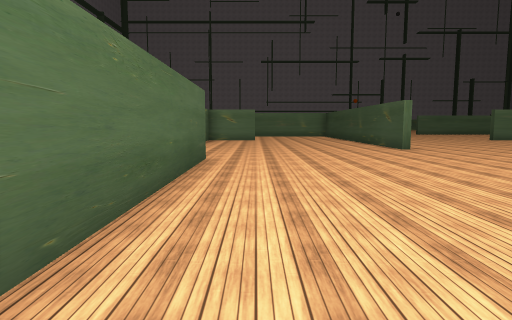
[1] (above)

24 first-person views from a walk through a 3-D level made in the Unity game engine. The camera is 1.5 m above the floor, tilts 6° down and sees 75° across. The floor is counted in squares, 2 m on a side. Each view is taken from the middle of a square. On the plan, view 1 faces up. The plan holds only what a view shows up to about 11 squares ahead; the rest is blank. The place goes on beyond the plan. The player is left out. Some surface patterns are stand-ins.

[2]
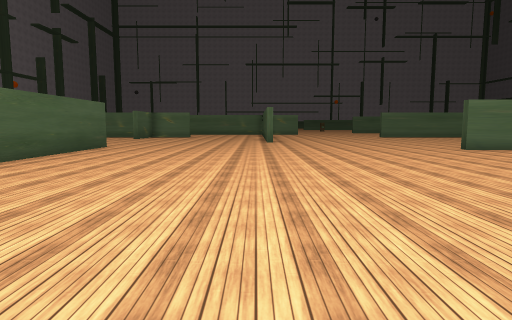

[3]
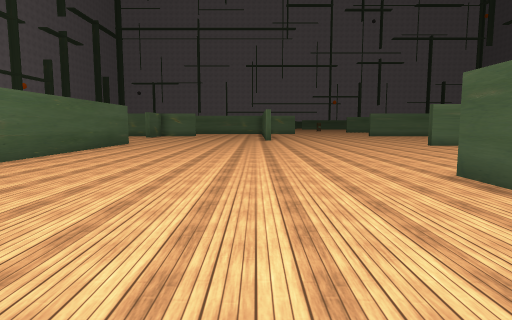

[4]
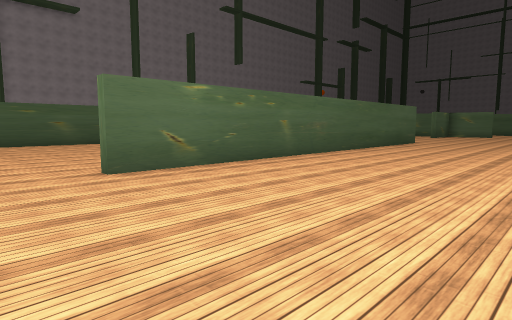

[5]
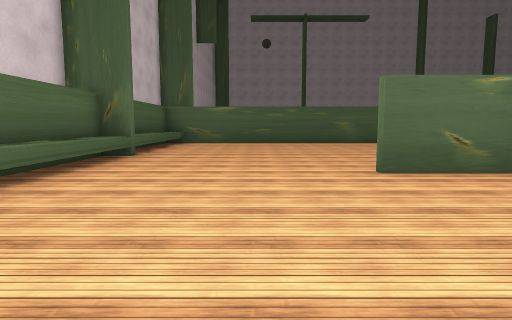

[6]
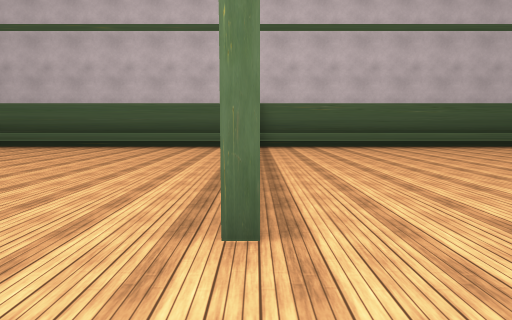

[7]
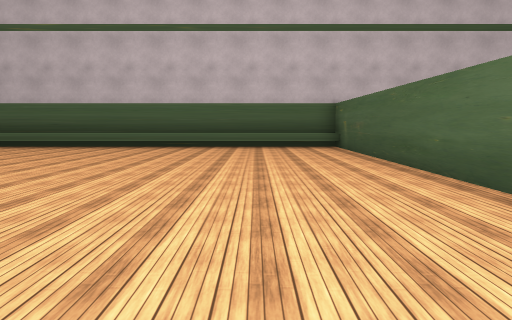

[8]
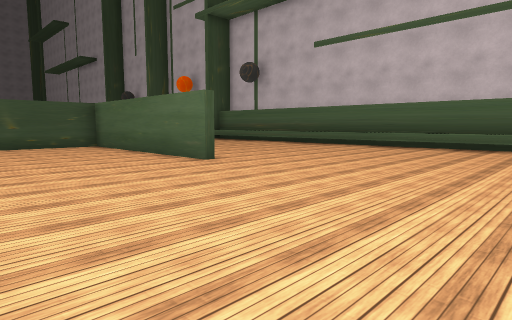

[9]
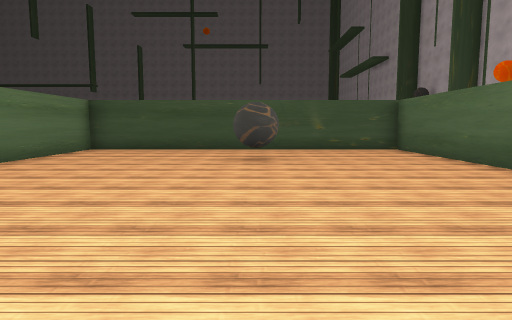

[10]
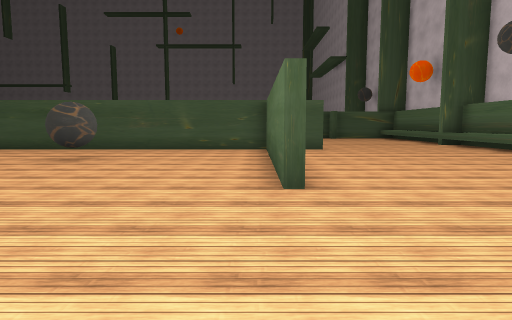

[11]
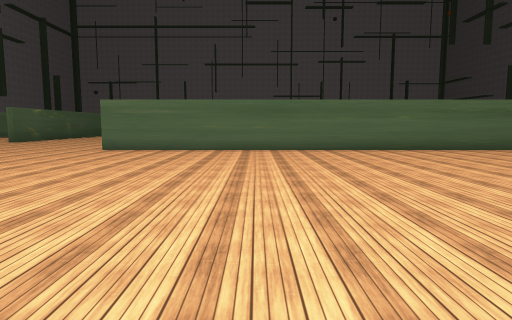

[12]
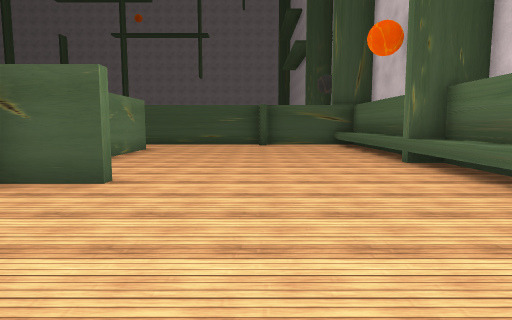

[13]
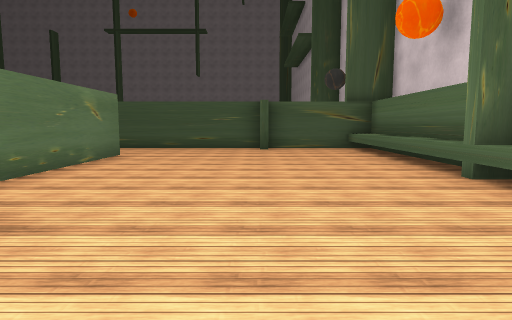

[14]
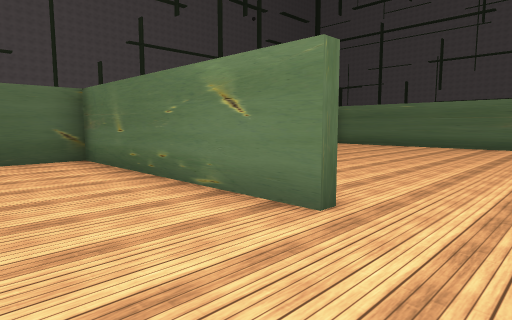

[15]
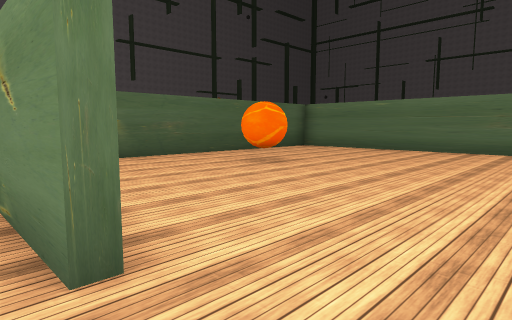

[16]
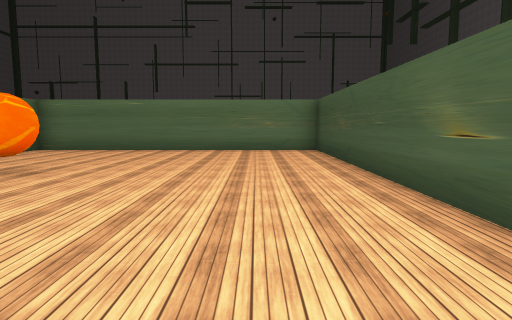

[17]
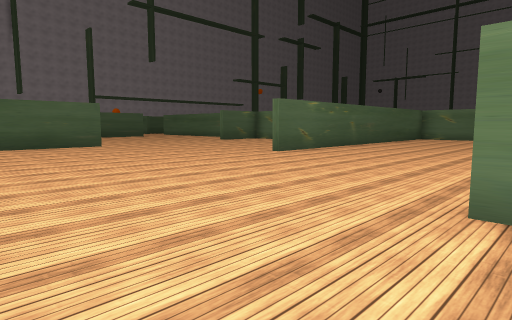

[18]
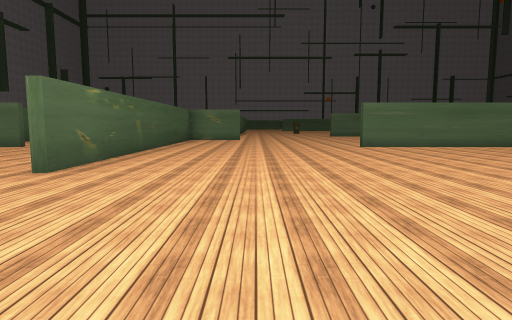

[19]
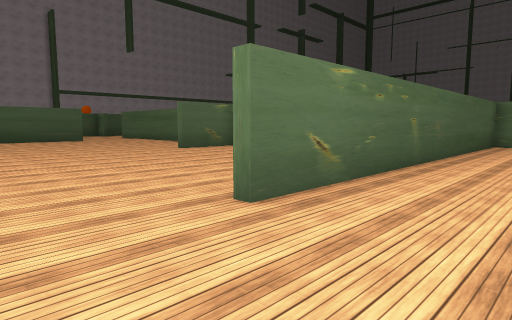

[20]
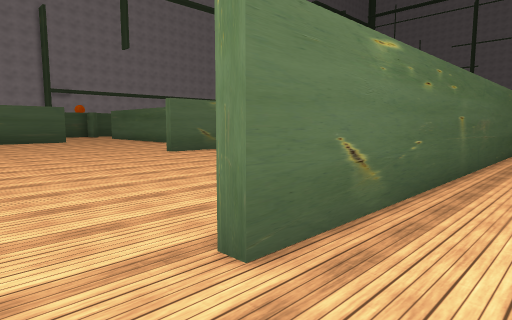

[21]
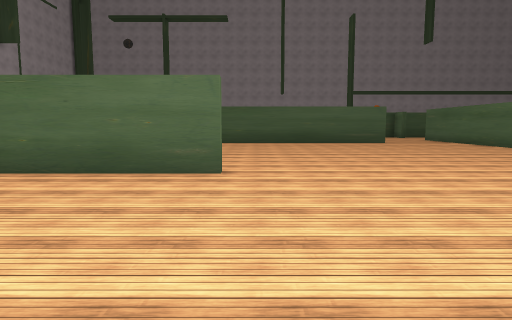

[22]
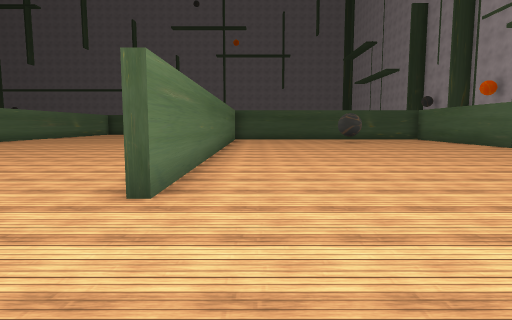

[23]
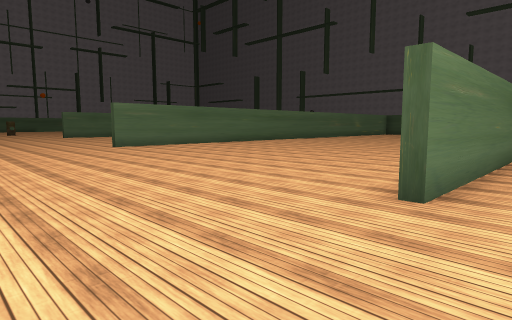

[24]
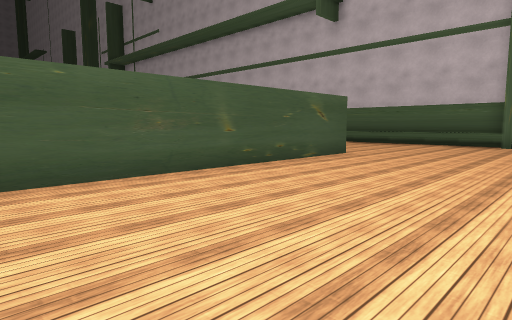

### Floor plan
Key: @ floor where view 1 was taken; # wall or solid block; . floor; ^ raised ledge; O other object.
Columns run from 7 left of view 1 to 33 right of it. Each row starts with its distance up from view 1.
 16 ..  #      #............
 15 ... #....  #............
 14 ....#..... #...........
 13 ...........#..........  ..
 12 ...........#..............
 11 ...........#..............
 10 ..........................
  9 .........................
  8 .......................
  7 ......#..............
  6       #...........#######################
  5       #........................#........#
  4       #........................#........#
  3  .....#........................#........#
  2  .....#........................#........#
  1  .....#......... ...........O..#..O.....#
  0  .....#@.......................#........#
 -1  .....#........................#........#
 -2   ....#.......#................#........#
 -3 ......#.......#..........#############..#
 -4 ......#.......#................#........#
 -5 ......#.......#................#........#
 -6 ..............#.........................#
 -7 ..............#.........................#
 -8 ..............#........... .............#
 -9 ..............#...........  ............#
-10 ^^^^^^^^^^^^^^#^^^^^^^^^^^    ^^^^^^^^^^#

Positions as (right, up) in squares from view 1, and headings:
1: (0, 0), facing up
2: (4, -4), facing up
3: (4, -6), facing up
4: (4, -7), facing up-left
5: (4, -7), facing left
6: (7, 1), facing down
7: (10, 1), facing down
8: (12, 1), facing down-right
9: (14, 1), facing right
10: (14, -3), facing right
11: (15, -4), facing up
12: (20, -7), facing right
13: (22, -7), facing right
14: (32, -6), facing up-left
15: (32, -4), facing up-left
16: (31, -4), facing up
17: (11, 3), facing up-left
18: (8, 5), facing up
19: (7, 8), facing up-left
20: (6, 9), facing up-left
21: (4, 8), facing left
22: (7, 5), facing right
23: (7, 5), facing up-right
24: (-6, 3), facing down-right
